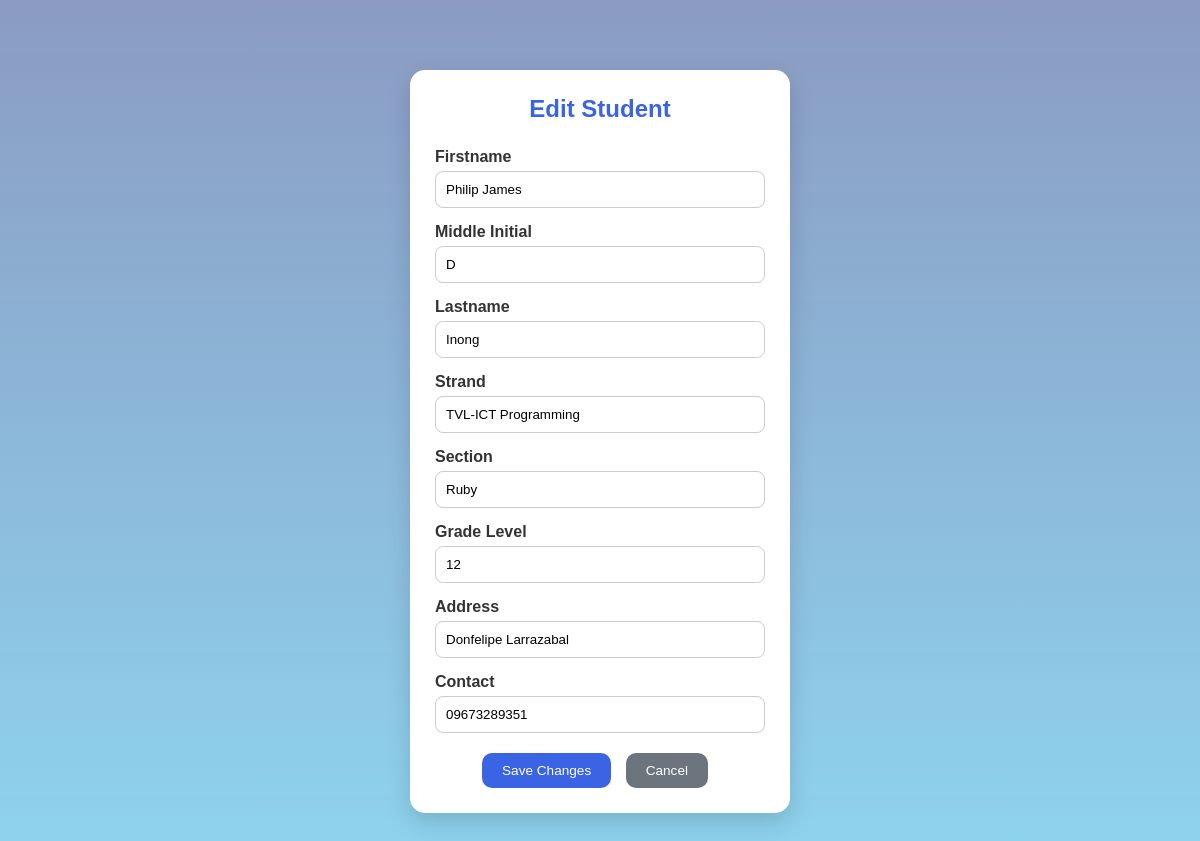
Screenshot of /editinfo.php?id=1 with the database file from the repository.
### tables this page shows
CREATE TABLE `masterlist` (
  `id` int(5) NOT NULL AUTO_INCREMENT,
  `lrn` bigint(20) UNSIGNED NOT NULL UNIQUE,
  `firstname` varchar(50) NOT NULL,
  `lastname` varchar(50) NOT NULL,
  `mi` varchar(3) NOT NULL,
  `gender` varchar(15) NOT NULL,
  `bdate` date NOT NULL,
  `strand` varchar(50) NOT NULL,
  `section` varchar(50) NOT NULL,
  `gradelvl` int(5) NOT NULL,
  `address` varchar(100) NOT NULL,
  `contact` varchar(50) NOT NULL,
  `generated_code` varchar(255) NOT NULL,
  PRIMARY KEY (`id`)
);

### editinfo.php (the view, shortened to what this page needs)
<?php
require "config.php";
$id = isset($_GET['id']) ? intval($_GET['id']) : 0;
$q = mysqli_query($conn, "SELECT * FROM masterlist WHERE id='$id'");
$row = mysqli_fetch_assoc($q);
?>
<!DOCTYPE html>
<html lang="en">
<head>
<link rel="stylesheet" href="css/main.css">
<link rel="stylesheet" href="css/editinfo.css">
</head>
<body>
<div class="card">
    <h2>Edit Student</h2>
    <form method="POST">
        <div class="form-group">
            <label>Firstname</label>
            <input type="text" name="firstname" value="<?= htmlspecialchars($row['firstname']) ?>" required>
        </div>
        <div class="form-group">
            <label>Middle Initial</label>
            <input type="text" maxlength="1" name="mi" value="<?= htmlspecialchars($row['mi']) ?>" required>
        </div>
        <div class="form-group">
            <label>Lastname</label>
            <input type="text" name="lastname" value="<?= htmlspecialchars($row['lastname']) ?>" required>
        </div>
        <div class="form-group">
            <label>Strand</label>
            <input type="text" name="strand" value="<?= htmlspecialchars($row['strand']) ?>" required>
        </div>
        <div class="form-group">
            <label>Section</label>
            <input type="text" name="section" value="<?= htmlspecialchars($row['section']) ?>" required>
        </div>
        <div class="form-group">
            <label>Grade Level</label>
            <input type="text" name="gradelvl" value="<?= htmlspecialchars($row['gradelvl']) ?>" required>
        </div>
        <div class="form-group">
            <label>Address</label>
            <input type="text" name="address" value="<?= htmlspecialchars($row['address']) ?>" required>
        </div>
        <div class="form-group">
            <label>Contact</label>
            <input type="text" name="contact" value="<?= htmlspecialchars($row['contact']) ?>" required>
        </div>
        <div style="text-align:center; margin-top:20px;">
            <button type="submit" class="btn">Save Changes</button>
            <a href="addinfo.php?id=<?= $id ?>" class="btn btn-cancel">Cancel</a>
        </div>
    </form>
</div>
</body>
</html>

### css/main.css (style rules this page uses)
* { margin: 0; padding: 0; box-sizing: border-box; font-family: Arial, Helvetica, sans-serif; }
body::before { content: ""; position: fixed; inset: 0; background: linear-gradient( rgba(11, 42, 120, 0.45), rgba(58, 186, 228, 0.55) ); z-index: -1; }
.btn { background: #3A64E4; color: white; padding: 10px 18px; border-radius: 100px; text-decoration: none; font-size: 0.85em; border: none; cursor: pointer; }
.card { background: white; color: #333; padding: 40px; border-radius: 20px; width: 380px; margin: auto; box-shadow: 0 20px 40px rgba(0,0,0,0.3); }

### css/editinfo.css (style rules this page uses)
body { font-family: Arial, sans-serif; background: #f4f7ff; padding: 20px; }
.card { max-width: 500px; margin: 50px auto; background: #fff; padding: 25px; border-radius: 15px; box-shadow: 0 10px 25px rgba(0,0,0,0.15); }
.card h2 { color: #3a64e4; text-align: center; margin-bottom: 25px; }
.form-group { margin-bottom: 15px; }
.form-group label { display: block; margin-bottom: 5px; font-weight: bold; }
.form-group input { width: 100%; padding: 10px; border-radius: 8px; border: 1px solid #ccc; }
.btn { display: inline-block; padding: 10px 20px; border-radius: 10px; text-decoration: none; border: none; color: #fff; background: #3a64e4; cursor: pointer; transition: 0.3s; margin-right: 10px; }
.btn-cancel { background: #6c757d; }

### rows the page displays
masterlist: firstname "Philip James", mi "D", lastname "Inong", strand "TVL-ICT Programming", section "Ruby", gradelvl "12", address "Donfelipe Larrazabal", contact "09673289351"
